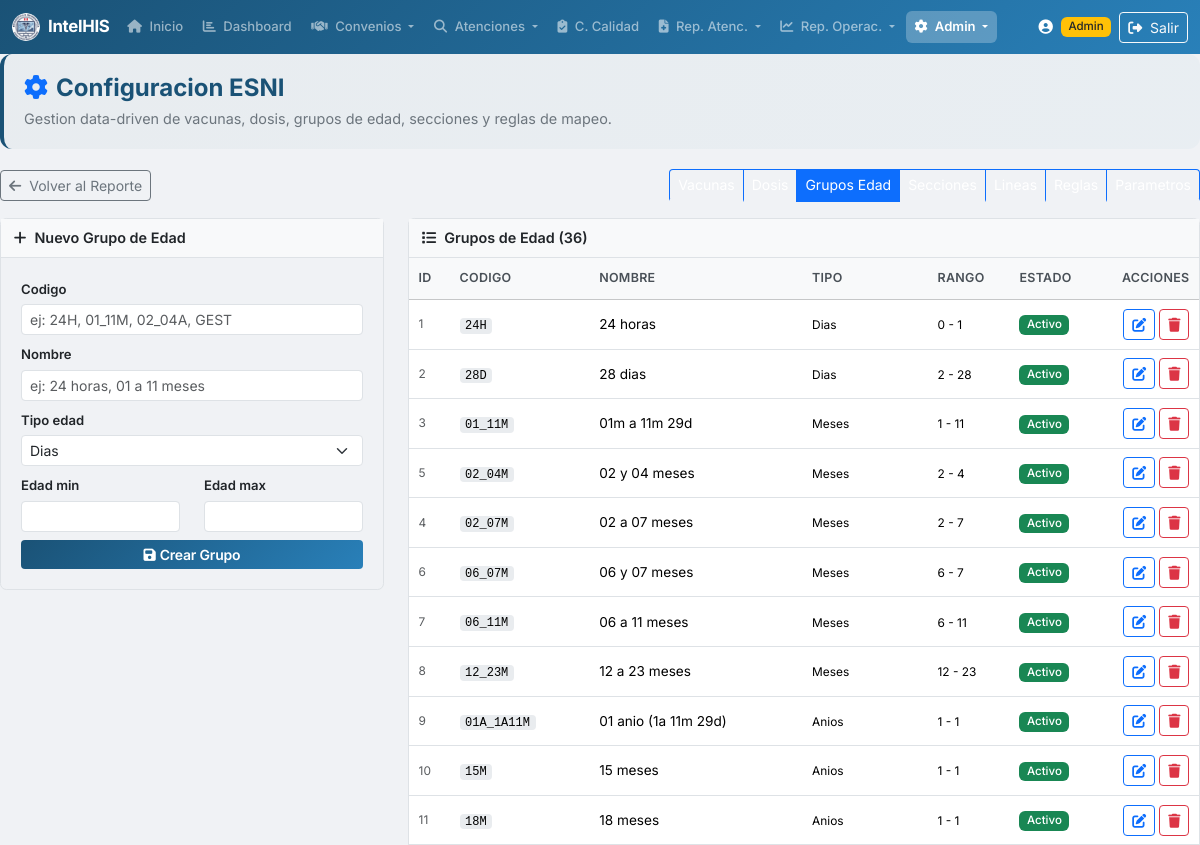
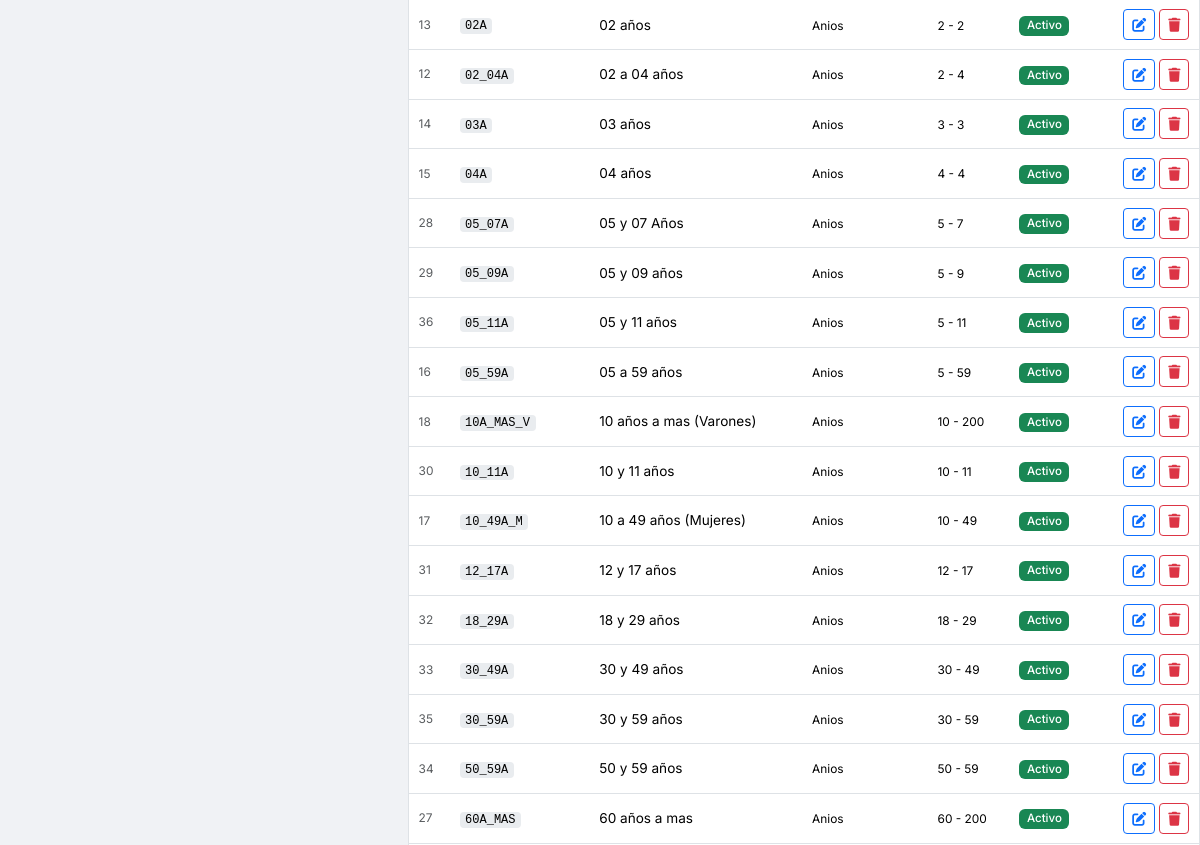
The app's page /esni_config.php?tab=grupos (signed in, upper part), older data (2 pictures, top to bottom).
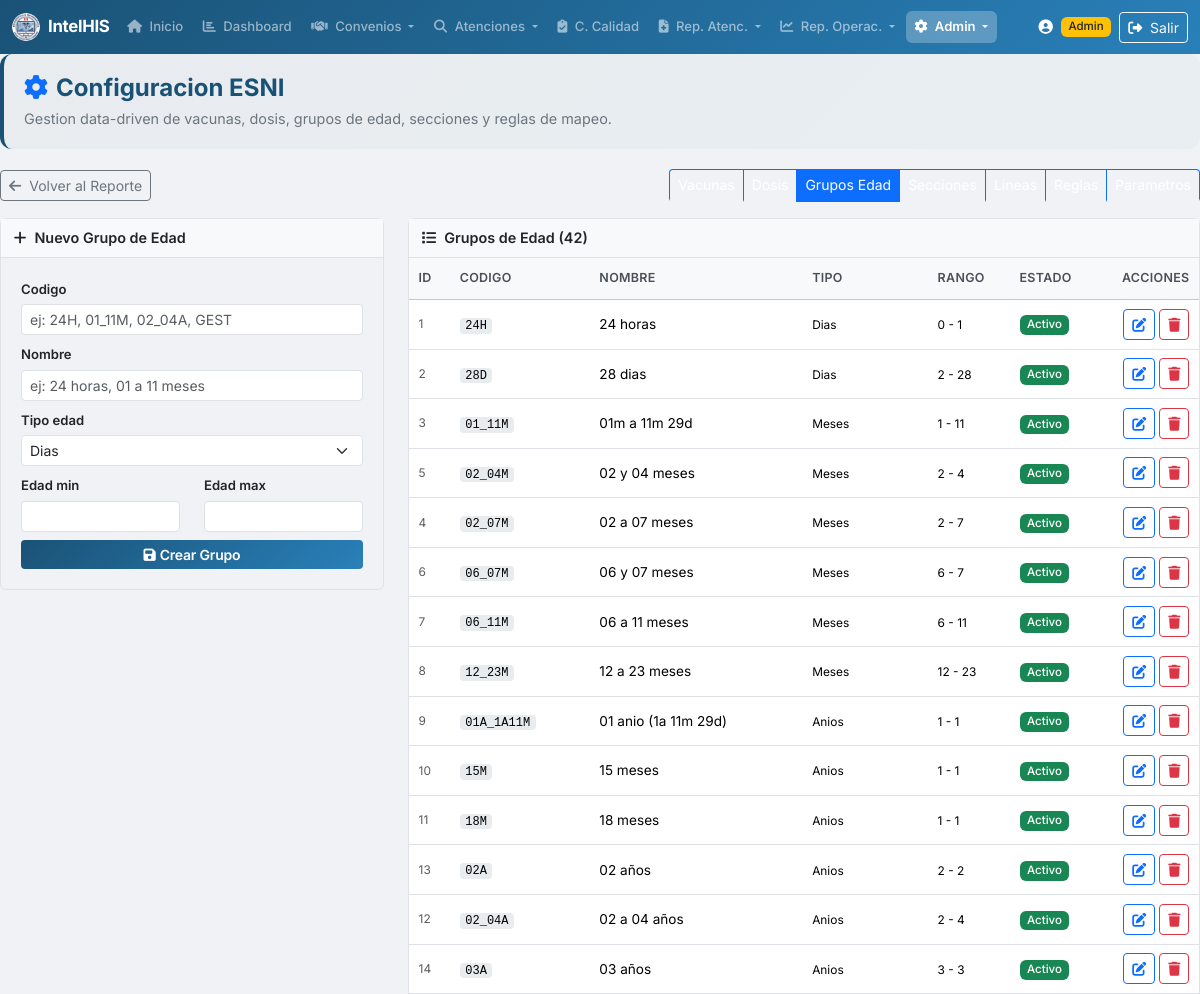
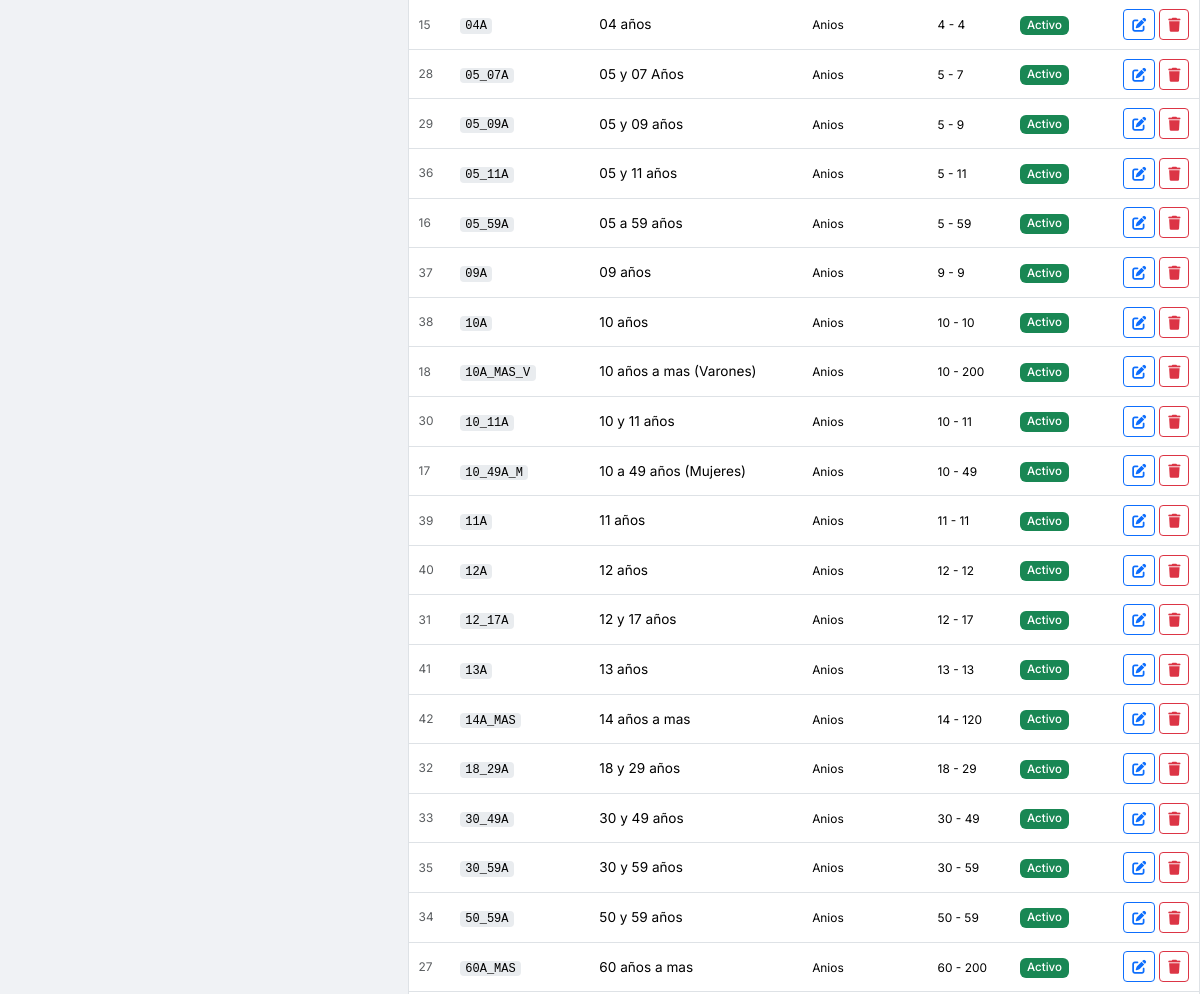
The same page, newer data (2 pictures, top to bottom).
### tables this page shows
CREATE TABLE `ESNI_GRUPO_EDAD` (
  `id_grupo_edad` int(11) NOT NULL,
  `codigo` varchar(40) NOT NULL,
  `nombre` varchar(80) NOT NULL,
  `tipo_edad` enum('D','M','A','R') NOT NULL DEFAULT 'A',
  `edad_min` int(11) DEFAULT NULL,
  `edad_max` int(11) DEFAULT NULL,
  `descripcion` varchar(150) DEFAULT NULL,
  `activo` tinyint(1) NOT NULL DEFAULT 1
);

### includes/functions.php (called while the page is built, shortened)
<?php
function clean($str) {
    return htmlspecialchars($str ?? '', ENT_QUOTES, 'UTF-8');
}

### esni_config.php (the view, shortened to what the rows shown need)
<?php
require_once 'includes/functions.php';
$pdo = getDBConnection();
$tab = $_GET['tab'] ?? 'vacunas';
$tab = in_array($tab, ['vacunas','dosis','grupos','secciones','lineas','reglas','parametros']) ? $tab : 'vacunas';
include 'includes/header.php';
?>
<?php
if ($tab === 'vacunas'):
    $vacunas = $pdo->query("SELECT * FROM ESNI_VACUNA ORDER BY codigo")->fetchAll();
?>
<div class="row">
    <div class="col-lg-4">
        <div class="config-card">
            <div class="config-card-header"><span><i class="fas fa-plus me-2"></i>Nueva Vacuna</span></div>
            <div class="card-body">
                <form method="POST">
                    <input type="hidden" name="accion" value="crear_vacuna">
                    <div class="mb-2"><label class="form-label small fw-semibold">Codigo</label><input type="text" name="codigo" class="form-control form-control-sm" required placeholder="ej: BCG, HVB, PENTA"></div>
                    <div class="mb-2"><label class="form-label small fw-semibold">Nombre</label><input type="text" name="nombre" class="form-control form-control-sm" required placeholder="ej: BCG, Hepatitis Viral B"></div>
                    <div class="mb-2"><label class="form-label small fw-semibold">Descripcion</label><input type="text" name="descripcion" class="form-control form-control-sm" placeholder="Descripcion opcional"></div>
                    <div class="mb-2"><label class="form-label small fw-semibold">Color (UI)</label><input type="color" name="color" class="form-control form-control-color" value="#0d6efd"></div>
                    <button class="btn btn-sm btn-his w-100"><i class="fas fa-save me-1"></i>Crear Vacuna</button>
                </form>
            </div>
        </div>
    </div>
    <div class="col-lg-8">
        <div class="config-card">
            <div class="config-card-header"><span><i class="fas fa-list me-2"></i>Vacunas Configuradas (<?= count($vacunas) ?>)</span></div>
            <div class="table-responsive">
                <table class="table table-sm mb-0">
                    <thead class="table-light">
                        <tr><th>ID</th><th>Codigo</th><th>Nombre</th><th>Color</th><th>Estado</th><th class="text-end">Acciones</th></tr>
                    </thead>
                    <tbody>
                        <?php foreach ($vacunas as $v): ?>
                        <tr>
                            <td class="text-muted small"><?= $v['id_vacuna'] ?></td>
                            <td><span class="mono-pill"><?= clean($v['codigo']) ?></span></td>
                            <td>
                                <span class="color-dot" style="background:<?= clean($v['color']) ?>"></span>
                                <?= clean($v['nombre']) ?>
                                <?php if ($v['descripcion']): ?><small class="text-muted d-block"><?= clean($v['descripcion']) ?></small><?php endif; ?>
                            </td>
                            <td><code><?= clean($v['color']) ?></code></td>
                            <td><?= $v['activo'] ? '<span class="badge bg-success">Activo</span>' : '<span class="badge bg-secondary">Inactivo</span>' ?></td>
                            <td class="text-end">
                                <button class="btn btn-sm btn-outline-primary" data-bs-toggle="modal" data-bs-target="#editModal"
                                    data-tipo="vacuna" data-id="<?= $v['id_vacuna'] ?>"
                                    data-codigo="<?= clean($v['codigo']) ?>" data-nombre="<?= clean($v['nombre']) ?>"
                                    data-descripcion="<?= clean($v['descripcion']) ?>" data-color="<?= clean($v['color']) ?>"
                                    data-activo="<?= $v['activo'] ?>"><i class="fas fa-edit"></i></button>
                                <form method="POST" class="d-inline" onsubmit="return confirm('Eliminar vacuna? Tambien se eliminaran sus lineas y reglas asociadas.')">
                                    <input type="hidden" name="accion" value="eliminar_vacuna">
                                    <input type="hidden" name="id_vacuna" value="<?= $v['id_vacuna'] ?>">
                                    <button class="btn btn-sm btn-outline-danger"><i class="fas fa-trash"></i></button>
                                </form>
                            </td>
                        </tr>
                        <?php endforeach; ?>
                    </tbody>
                </table>
            </div>
        </div>
    </div>
</div>
<?php
elseif ($tab === 'grupos'):
    $grupos = $pdo->query("SELECT * FROM ESNI_GRUPO_EDAD ORDER BY tipo_edad, edad_min, codigo")->fetchAll();
    $tipos = ['D'=>'Dias','M'=>'Meses','A'=>'Anios','R'=>'Rango especial'];
?>
<div class="row">
    <div class="col-lg-8">
        <div class="config-card">
            <div class="table-responsive">
                <table class="table table-sm mb-0">
                    <thead class="table-light"><tr><th>ID</th><th>Codigo</th><th>Nombre</th><th>Tipo</th><th>Rango</th><th>Estado</th><th class="text-end">Acciones</th></tr></thead>
                    <tbody>
                        <?php foreach ($grupos as $g): ?>
                        <tr>
                            <td class="text-muted small"><?= $g['id_grupo_edad'] ?></td>
                            <td><span class="mono-pill"><?= clean($g['codigo']) ?></span></td>
                            <td><?= clean($g['nombre']) ?></td>
                            <td><small><?= $tipos[$g['tipo_edad']] ?? $g['tipo_edad'] ?></small></td>
                            <td><small><?= $g['edad_min'] !== null ? $g['edad_min'] : '-' ?> - <?= $g['edad_max'] !== null ? $g['edad_max'] : '-' ?></small></td>
                            <td><?= $g['activo'] ? '<span class="badge bg-success">Activo</span>' : '<span class="badge bg-secondary">Inactivo</span>' ?></td>
                            <td class="text-end">
                                <button class="btn btn-sm btn-outline-primary" data-bs-toggle="modal" data-bs-target="#editModal"
                                    data-tipo="grupo" data-id="<?= $g['id_grupo_edad'] ?>" data-codigo="<?= clean($g['codigo']) ?>"
                                    data-nombre="<?= clean($g['nombre']) ?>" data-tipo-edad="<?= $g['tipo_edad'] ?>"
                                    data-edad-min="<?= $g['edad_min'] ?>" data-edad-max="<?= $g['edad_max'] ?>" data-activo="<?= $g['activo'] ?>"><i class="fas fa-edit"></i></button>
                                <form method="POST" class="d-inline" onsubmit="return confirm('Eliminar grupo de edad?')">
                                    <button class="btn btn-sm btn-outline-danger"><i class="fas fa-trash"></i></button>
                                </form>
                            </td>
                        </tr>
                        <?php endforeach; ?>
                    </tbody>
                </table>
            </div>
        </div>
    </div>
</div>
<?php
endif; ?>
<?php include 'includes/footer.php';

Row changes from the older to the newer data that the page shows:
added esni_grupo_edad: id_grupo_edad "37", codigo "09A", nombre "09 años", tipo_edad "Anios", edad_min "9", edad_max "9", activo "Activo"
added esni_grupo_edad: id_grupo_edad "38", codigo "10A", nombre "10 años", tipo_edad "Anios", edad_min "10", edad_max "10", activo "Activo"
added esni_grupo_edad: id_grupo_edad "39", codigo "11A", nombre "11 años", tipo_edad "Anios", edad_min "11", edad_max "11", activo "Activo"
added esni_grupo_edad: id_grupo_edad "40", codigo "12A", nombre "12 años", tipo_edad "Anios", edad_min "12", edad_max "12", activo "Activo"
added esni_grupo_edad: id_grupo_edad "41", codigo "13A", nombre "13 años", tipo_edad "Anios", edad_min "13", edad_max "13", activo "Activo"
added esni_grupo_edad: id_grupo_edad "42", codigo "14A_MAS", nombre "14 años a mas", tipo_edad "Anios", edad_min "14", edad_max "120", activo "Activo"
Text that changed along with them:
count($grupos): "36" → "42"
